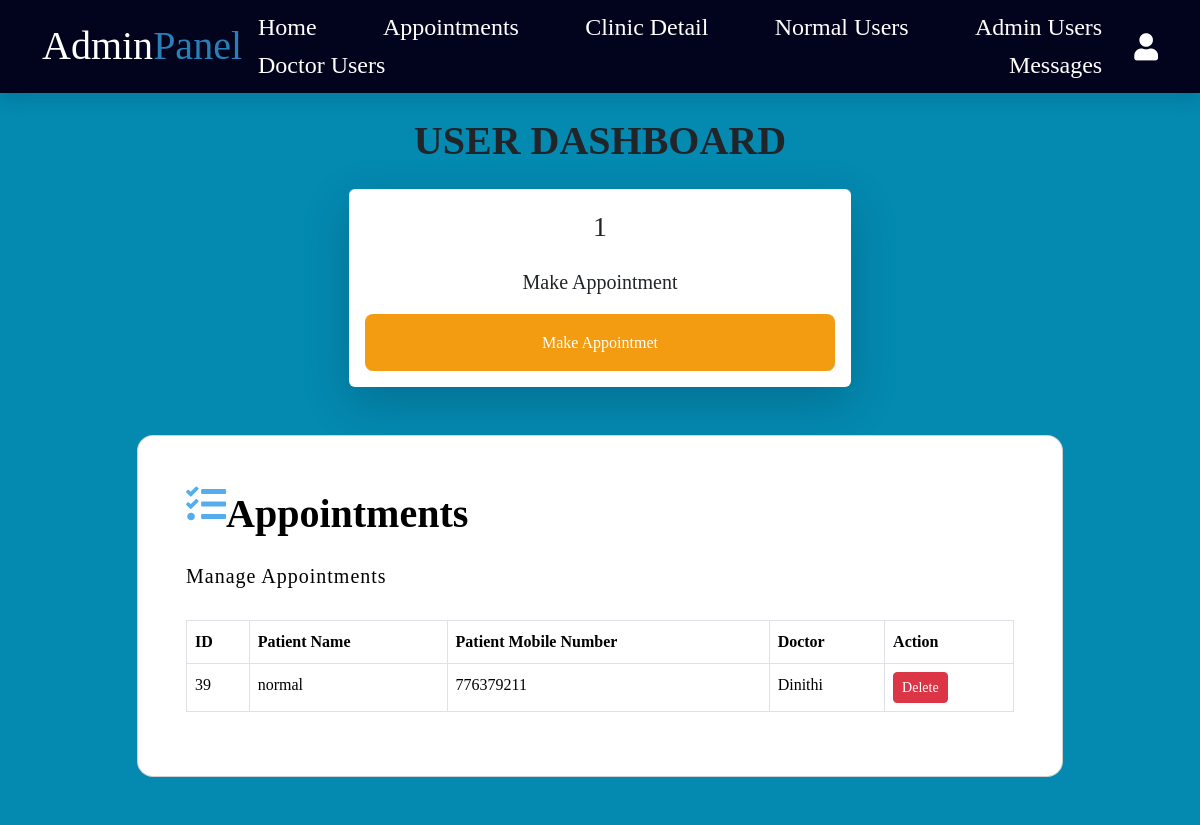
/admin/appointment.php (signed in), run on the app's committed database.
### tables this page shows
CREATE TABLE `appointment` (
  `id` int(11) NOT NULL,
  `user_id` int(11) NOT NULL,
  `PatientName` varchar(100) NOT NULL,
  `PatientMobileNumber` int(11) NOT NULL,
  `Doctor` varchar(100) NOT NULL
);

### admin/appointment.php (the view, shortened to what this page needs)
<?php
include '../components/connect.php';
?>
<!DOCTYPE html>
<html lang="en">
<head>
  <link href="https://cdn.jsdelivr.net/npm/bootstrap@5.3.2/dist/css/bootstrap.min.css" rel="stylesheet">
  <link rel="stylesheet" href="https://cdnjs.cloudflare.com/ajax/libs/font-awesome/5.15.4/css/all.min.css" />
  <link rel="stylesheet" href="../css/style.css" />
</head>
<body style="background-color: #0489b1">
  <?php
  include "../components/admin_header.php";
  ?>
  <section class="dashboard" style="background-color: #0489b1">
    <div class="container">
      <div class="d-flex justify-content-center">
        <p class="text-uppercase fs-1 fw-bolder my-3">user dashboard</p>
      </div>
      <div class="continer text-center align-items-center">
        <div class="d-flex justify-content-center">
          <div class="mx-2 shadow-lg p-3 bg-body rounded profile_box">
            <?php
            $select_appointments = $conn->prepare("SELECT * FROM `appointment`");
            $select_appointments->execute();
            $number_of_appointments = $select_appointments->rowCount()
            ?>
            <p class="fs-3"><?= $number_of_appointments; ?></p>
            <p class="fs-5">Make Appointment</p>
            <a href="makeAppointment.php" class="option-btn">Make Appointmet</a>
          </div>
        </div>
      </div>
    </div>
  </section>
  <section class="vh-200" style="background-color: #0489b1">
    <div class="container py-5 h-100">
      <div class="row d-flex justify-content-center align-items-center h-100">
        <div class="col col-xl-10">
          <div class="card" style="border-radius: 1rem">
            <div class="row g-0">
              <div class="col-md-3 col-lg-12 d-flex align-items-center">
                <div class="card-body p-4 p-lg-5 text-black">
                  <form action="" method="POST">
                    <div class="d-flex align-items-center mb-3 pb-1">
                      <i class="fas fa-tasks fa-3x mr-2" style="color: #55acee"></i>
                      <span class="h1 fw-bold mb-0">Appointments</span>
                    </div>
                    <h5 class="fw-normal mb-3 pb-3" style="letter-spacing: 1px">
                      Manage Appointments
                    </h5>
                    <table class="table table-bordered table-hover">
                      <thead>
                        <tr>
                          <th>ID</th>
                          <th>Patient Name</th>
                          <th>Patient Mobile Number</th>
                          <th>Doctor</th>
                          <th>Action</th>
                        </tr>
                      </thead>
                      <tbody>
                        <?php
                        $select_appointments = $conn->prepare("SELECT * FROM `appointment`");
                        $select_appointments->execute();
                        while ($row = $select_appointments->fetch(PDO::FETCH_ASSOC)) {
                        ?>
                          <tr>
                            <td><?= $row['id']; ?></td>
                            <td><?= $row['PatientName']; ?></td>
                            <td><?= $row['PatientMobileNumber']; ?></td>
                            <td><?= $row['Doctor']; ?></td>
                            <td>
                              <form method="POST" action="">
                                <button type="submit" name="delete" class="btn btn-danger btn-sm" onclick="return confirm('Are you sure you want to delete this appointment?')">Delete</button>
                              </form>
                            </td>
                          </tr>
                        <?php
                        }
                        ?>
                      </tbody>
                    </table>
                  </form>
                </div>
              </div>
            </div>
          </div>
        </div>
      </div>
    </div>
  </section>
</body>
</html>

### css/style.css (style rules this page uses)
:root { --main-color:#2980b9; --orange:#f39c12; --red:#e74c3c; --black:#02041d; --white:#fff; --light-color:#666; --light-bg:#eee; --border:.2rem solid var(--black); --box-shadow:0 .5rem 1rem rgba(0,0,0,.1); }
body { font-family: "Times New Roman", Times, serif; font-size: 16px; line-height: 1.6; }
p { font-family: "Times New Roman", Times, serif; }
.main-btn, .delete-btn, .option-btn { display: block; width: 100%; margin-top: 1rem; border-radius: .5rem; padding:1rem 2rem; font-size: 1.0rem; text-transform: capitalize; color:var(--white); cursor: pointer; text-align: center; text-decoration: none; }
.option-btn { background-color: var(--orange); }
.fas { color: #55acee; font-size: 40px; padding-bottom: 20px; }
.profile_box { width: 45%; }

### data on the page
appointment: id "39", PatientName "normal", PatientMobileNumber "776379211", Doctor "Dinithi"

### other printed values
$number_of_appointments "1"
